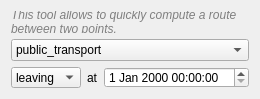
<?xml version="1.0" encoding="UTF-8"?>
<ui version="4.0">
 <class>Form</class>
 <widget class="QWidget" name="Form">
  <property name="geometry">
   <rect>
    <x>0</x>
    <y>0</y>
    <width>214</width>
    <height>99</height>
   </rect>
  </property>
  <property name="windowTitle">
   <string>Form</string>
  </property>
  <layout class="QGridLayout" name="gridLayout">
   <item row="2" column="1">
    <widget class="QLabel" name="label_3">
     <property name="text">
      <string>at</string>
     </property>
    </widget>
   </item>
   <item row="2" column="0">
    <widget class="QComboBox" name="deparrComboBox">
     <item>
      <property name="text">
       <string>leaving</string>
      </property>
     </item>
     <item>
      <property name="text">
       <string>arriving</string>
      </property>
     </item>
    </widget>
   </item>
   <item row="0" column="0" colspan="3">
    <widget class="QLabel" name="label_2">
     <property name="styleSheet">
      <string notr="true">font-style:italic;color:gray;</string>
     </property>
     <property name="text">
      <string>This tool allows to quickly compute a route between two points.</string>
     </property>
     <property name="wordWrap">
      <bool>true</bool>
     </property>
    </widget>
   </item>
   <item row="1" column="0" colspan="3">
    <widget class="QComboBox" name="transptTypeComboBox">
     <item>
      <property name="text">
       <string>public_transport</string>
      </property>
     </item>
     <item>
      <property name="text">
       <string>walking</string>
      </property>
     </item>
     <item>
      <property name="text">
       <string>cycling</string>
      </property>
     </item>
     <item>
      <property name="text">
       <string>driving</string>
      </property>
     </item>
    </widget>
   </item>
   <item row="2" column="2">
    <widget class="QDateTimeEdit" name="dateTimeEdit"/>
   </item>
  </layout>
 </widget>
 <resources/>
 <connections/>
</ui>
